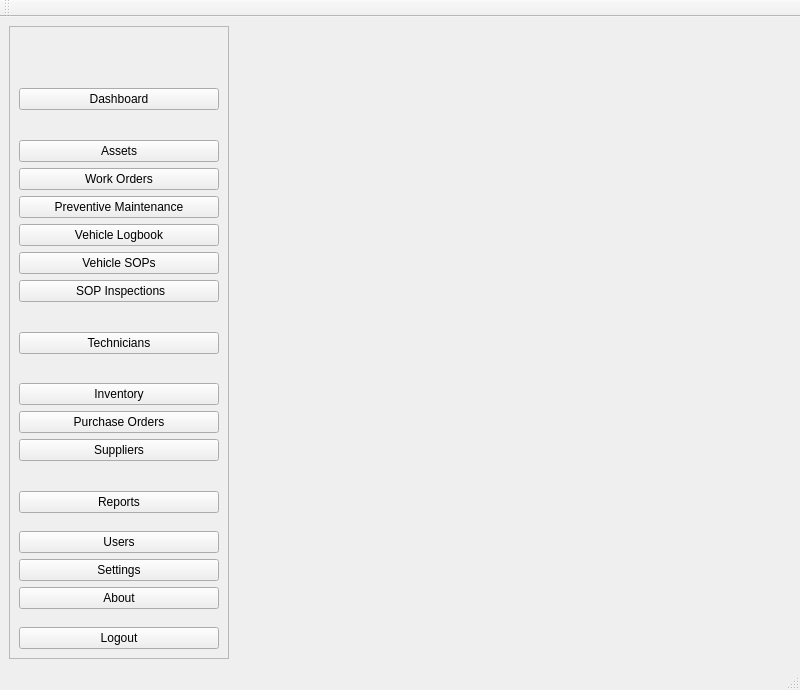
<?xml version="1.0" encoding="UTF-8"?>
<ui version="4.0">
 <class>MainWindow</class>
 <widget class="QMainWindow" name="MainWindow">
  <property name="geometry">
   <rect>
    <x>0</x>
    <y>0</y>
    <width>800</width>
    <height>690</height>
   </rect>
  </property>
  <property name="windowTitle">
   <string>MainWindow</string>
  </property>
  <widget class="QWidget" name="centralwidget">
   <layout class="QHBoxLayout" name="horizontalLayout">
    <item>
     <widget class="QFrame" name="navigationFrame">
      <property name="minimumSize">
       <size>
        <width>220</width>
        <height>0</height>
       </size>
      </property>
      <property name="maximumSize">
       <size>
        <width>220</width>
        <height>16777215</height>
       </size>
      </property>
      <property name="frameShape">
       <enum>QFrame::Shape::StyledPanel</enum>
      </property>
      <property name="frameShadow">
       <enum>QFrame::Shadow::Raised</enum>
      </property>
      <layout class="QVBoxLayout" name="verticalLayout">
       <item>
        <widget class="QLabel" name="lblLogo">
         <property name="text">
          <string/>
         </property>
        </widget>
       </item>
       <item>
        <widget class="QLabel" name="lblCompany">
         <property name="text">
          <string/>
         </property>
        </widget>
       </item>
       <item>
        <spacer name="verticalSpacer_2">
         <property name="orientation">
          <enum>Qt::Orientation::Vertical</enum>
         </property>
         <property name="sizeHint" stdset="0">
          <size>
           <width>20</width>
           <height>40</height>
          </size>
         </property>
        </spacer>
       </item>
       <item>
        <widget class="QPushButton" name="btnDashboard">
         <property name="text">
          <string>Dashboard</string>
         </property>
         <property name="checkable">
          <bool>false</bool>
         </property>
        </widget>
       </item>
       <item>
        <spacer name="verticalSpacer_8">
         <property name="orientation">
          <enum>Qt::Orientation::Vertical</enum>
         </property>
         <property name="sizeHint" stdset="0">
          <size>
           <width>20</width>
           <height>40</height>
          </size>
         </property>
        </spacer>
       </item>
       <item>
        <spacer name="verticalSpacer">
         <property name="orientation">
          <enum>Qt::Orientation::Vertical</enum>
         </property>
         <property name="sizeHint" stdset="0">
          <size>
           <width>20</width>
           <height>40</height>
          </size>
         </property>
        </spacer>
       </item>
       <item>
        <widget class="QPushButton" name="btnAssets">
         <property name="text">
          <string>Assets</string>
         </property>
         <property name="checkable">
          <bool>false</bool>
         </property>
        </widget>
       </item>
       <item>
        <widget class="QPushButton" name="btnWorkOrders">
         <property name="text">
          <string>Work Orders</string>
         </property>
         <property name="checkable">
          <bool>false</bool>
         </property>
        </widget>
       </item>
       <item>
        <widget class="QPushButton" name="btnPM">
         <property name="text">
          <string>Preventive Maintenance</string>
         </property>
         <property name="checkable">
          <bool>false</bool>
         </property>
        </widget>
       </item>
       <item>
        <widget class="QPushButton" name="btnVehicleLogbook">
         <property name="text">
          <string>Vehicle Logbook</string>
         </property>
        </widget>
       </item>
       <item>
        <widget class="QPushButton" name="btnVehicleSops">
         <property name="text">
          <string>Vehicle SOPs</string>
         </property>
        </widget>
       </item>
       <item>
        <widget class="QPushButton" name="btnSopInspections">
         <property name="text">
          <string> SOP Inspections</string>
         </property>
        </widget>
       </item>
       <item>
        <spacer name="verticalSpacer_9">
         <property name="orientation">
          <enum>Qt::Orientation::Vertical</enum>
         </property>
         <property name="sizeHint" stdset="0">
          <size>
           <width>20</width>
           <height>40</height>
          </size>
         </property>
        </spacer>
       </item>
       <item>
        <spacer name="verticalSpacer_3">
         <property name="orientation">
          <enum>Qt::Orientation::Vertical</enum>
         </property>
         <property name="sizeHint" stdset="0">
          <size>
           <width>20</width>
           <height>40</height>
          </size>
         </property>
        </spacer>
       </item>
       <item>
        <widget class="QPushButton" name="btnTechnicians">
         <property name="text">
          <string>Technicians</string>
         </property>
         <property name="checkable">
          <bool>false</bool>
         </property>
        </widget>
       </item>
       <item>
        <spacer name="verticalSpacer_10">
         <property name="orientation">
          <enum>Qt::Orientation::Vertical</enum>
         </property>
         <property name="sizeHint" stdset="0">
          <size>
           <width>20</width>
           <height>40</height>
          </size>
         </property>
        </spacer>
       </item>
       <item>
        <spacer name="verticalSpacer_4">
         <property name="orientation">
          <enum>Qt::Orientation::Vertical</enum>
         </property>
         <property name="sizeHint" stdset="0">
          <size>
           <width>20</width>
           <height>40</height>
          </size>
         </property>
        </spacer>
       </item>
       <item>
        <widget class="QPushButton" name="btnInventory">
         <property name="text">
          <string>Inventory</string>
         </property>
         <property name="checkable">
          <bool>false</bool>
         </property>
        </widget>
       </item>
       <item>
        <widget class="QPushButton" name="btnPurchaseOrders">
         <property name="text">
          <string>Purchase Orders</string>
         </property>
        </widget>
       </item>
       <item>
        <widget class="QPushButton" name="btnSuppliers">
         <property name="text">
          <string>Suppliers</string>
         </property>
         <property name="checkable">
          <bool>false</bool>
         </property>
        </widget>
       </item>
       <item>
        <spacer name="verticalSpacer_11">
         <property name="orientation">
          <enum>Qt::Orientation::Vertical</enum>
         </property>
         <property name="sizeHint" stdset="0">
          <size>
           <width>20</width>
           <height>40</height>
          </size>
         </property>
        </spacer>
       </item>
       <item>
        <spacer name="verticalSpacer_5">
         <property name="orientation">
          <enum>Qt::Orientation::Vertical</enum>
         </property>
         <property name="sizeHint" stdset="0">
          <size>
           <width>20</width>
           <height>40</height>
          </size>
         </property>
        </spacer>
       </item>
       <item>
        <widget class="QPushButton" name="btnReports">
         <property name="text">
          <string>Reports</string>
         </property>
         <property name="checkable">
          <bool>false</bool>
         </property>
        </widget>
       </item>
       <item>
        <spacer name="verticalSpacer_6">
         <property name="orientation">
          <enum>Qt::Orientation::Vertical</enum>
         </property>
         <property name="sizeHint" stdset="0">
          <size>
           <width>20</width>
           <height>40</height>
          </size>
         </property>
        </spacer>
       </item>
       <item>
        <widget class="QPushButton" name="btnUsers">
         <property name="text">
          <string>Users</string>
         </property>
        </widget>
       </item>
       <item>
        <widget class="QPushButton" name="btnSettings">
         <property name="text">
          <string>Settings</string>
         </property>
         <property name="checkable">
          <bool>false</bool>
         </property>
        </widget>
       </item>
       <item>
        <widget class="QPushButton" name="btnAbout">
         <property name="text">
          <string>About</string>
         </property>
        </widget>
       </item>
       <item>
        <spacer name="verticalSpacer_7">
         <property name="orientation">
          <enum>Qt::Orientation::Vertical</enum>
         </property>
         <property name="sizeHint" stdset="0">
          <size>
           <width>20</width>
           <height>40</height>
          </size>
         </property>
        </spacer>
       </item>
       <item>
        <widget class="QPushButton" name="btnLogout">
         <property name="text">
          <string>Logout</string>
         </property>
         <property name="checkable">
          <bool>false</bool>
         </property>
        </widget>
       </item>
      </layout>
     </widget>
    </item>
    <item>
     <widget class="QStackedWidget" name="stackedWidget">
      <property name="currentIndex">
       <number>14</number>
      </property>
      <widget class="QWidget" name="pageDashboard"/>
      <widget class="QWidget" name="pageAssets"/>
      <widget class="QWidget" name="pageWorkOrders"/>
      <widget class="QWidget" name="pageVehicleLogbook"/>
      <widget class="QWidget" name="pagePM"/>
      <widget class="QWidget" name="pageTechnicians"/>
      <widget class="QWidget" name="pageInventory"/>
      <widget class="QWidget" name="pageSuppliers"/>
      <widget class="QWidget" name="pageReports"/>
      <widget class="QWidget" name="pageSettings"/>
      <widget class="QWidget" name="pageUsers"/>
      <widget class="QWidget" name="page"/>
      <widget class="QWidget" name="pagePurchaseOrders"/>
      <widget class="QWidget" name="pageVehicleSops"/>
      <widget class="QWidget" name="pageSopInspections"/>
     </widget>
    </item>
   </layout>
  </widget>
  <widget class="QMenuBar" name="menubar">
   <property name="geometry">
    <rect>
     <x>0</x>
     <y>0</y>
     <width>800</width>
     <height>33</height>
    </rect>
   </property>
  </widget>
  <widget class="QStatusBar" name="statusbar"/>
  <widget class="QToolBar" name="toolBar">
   <property name="windowTitle">
    <string>toolBar</string>
   </property>
   <attribute name="toolBarArea">
    <enum>TopToolBarArea</enum>
   </attribute>
   <attribute name="toolBarBreak">
    <bool>false</bool>
   </attribute>
  </widget>
 </widget>
 <resources/>
 <connections/>
</ui>
